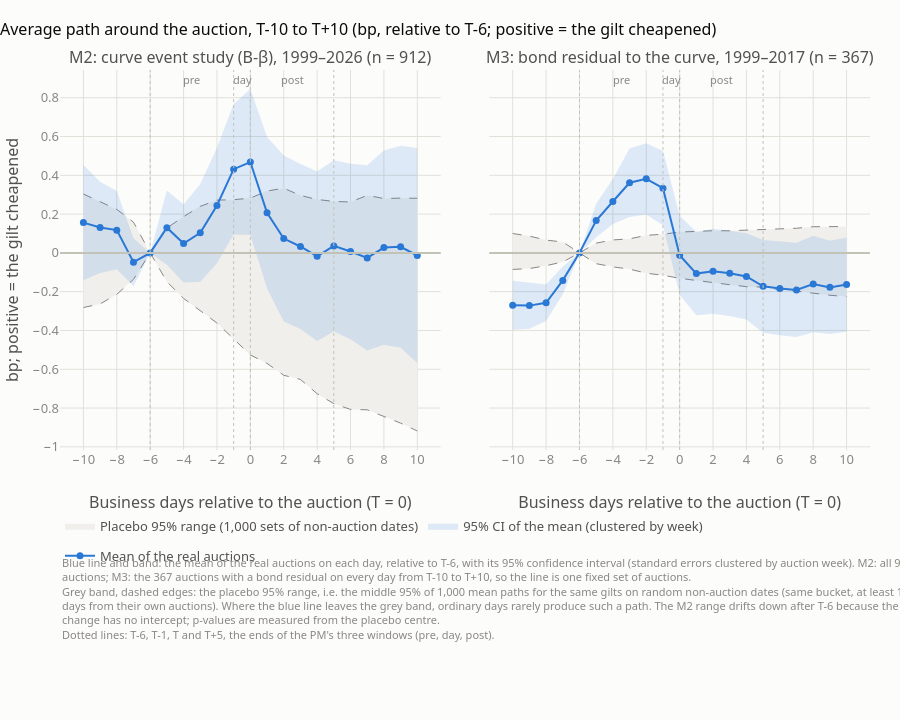

Notebook code for this chart:
### Code cell
fig_s, fig_p = rc.chart_paths(P1)
plotting.save_pair("report_1_paths", fig_s, fig_p)
fig_p.show()

### Figure 1 — Plotly figure (JSON) as saved in the notebook; plotly's stock layout.template omitted (floating-point values rounded to 4 significant figures)
{"data": [{"fill": "toself", "fillcolor": "#f0efec", "hoverinfo": "skip", "legendgroup": "pl", "line": {"width": 0}, "name": "Placebo 95% range (1,000 sets of non-auction dates)", "showlegend": true, "type": "scatter", "x": [-10, -9, -8, -7, -6, -5, -4, -3, -2, -1, 0, 1, 2, 3, 4, 5, 6, 7, 8, 9, 10, 10, 9, 8, 7, 6, 5, 4, 3, 2, 1, 0, -1, -2, -3, -4, -5, -6, -7, -8, -9, -10], "xaxis": "x", "y": [0.3034, 0.2621, 0.2242, 0.1583, 0.0, 0.1285, 0.1866, 0.2399, 0.272, 0.2742, 0.2824, 0.3187, 0.3337, 0.2961, 0.2753, 0.2656, 0.2624, 0.2964, 0.2804, 0.2822, 0.2816, -0.9184, -0.8777, -0.8417, -0.8091, -0.8069, -0.7775, -0.726, -0.6526, -0.631, -0.5696, -0.5263, -0.4435, -0.3617, -0.2983, -0.2347, -0.1485, 0.0, -0.1364, -0.2136, -0.2633, -0.2816], "yaxis": "y"}, {"hoverinfo": "skip", "legendgroup": "pl", "line": {"color": "#898781", "dash": "dash", "width": 1}, "mode": "lines", "showlegend": false, "type": "scatter", "x": [-10, -9, -8, -7, -6, -5, -4, -3, -2, -1, 0, 1, 2, 3, 4, 5, 6, 7, 8, 9, 10], "xaxis": "x", "y": [-0.2816, -0.2633, -0.2136, -0.1364, 0.0, -0.1485, -0.2347, -0.2983, -0.3617, -0.4435, -0.5263, -0.5696, -0.631, -0.6526, -0.726, -0.7775, -0.8069, -0.8091, -0.8417, -0.8777, -0.9184], "yaxis": "y"}, {"hoverinfo": "skip", "legendgroup": "pl", "line": {"color": "#898781", "dash": "dash", "width": 1}, "mode": "lines", "showlegend": false, "type": "scatter", "x": [-10, -9, -8, -7, -6, -5, -4, -3, -2, -1, 0, 1, 2, 3, 4, 5, 6, 7, 8, 9, 10], "xaxis": "x", "y": [0.3034, 0.2621, 0.2242, 0.1583, 0.0, 0.1285, 0.1866, 0.2399, 0.272, 0.2742, 0.2824, 0.3187, 0.3337, 0.2961, 0.2753, 0.2656, 0.2624, 0.2964, 0.2804, 0.2822, 0.2816], "yaxis": "y"}, {"fill": "toself", "fillcolor": "rgba(42,120,214,0.15)", "hoverinfo": "skip", "legendgroup": "ci", "line": {"width": 0}, "name": "95% CI of the mean (clustered by week)", "showlegend": true, "type": "scatter", "x": [-10, -9, -8, -7, -6, -5, -4, -3, -2, -1, 0, 1, 2, 3, 4, 5, 6, 7, 8, 9, 10, 10, 9, 8, 7, 6, 5, 4, 3, 2, 1, 0, -1, -2, -3, -4, -5, -6, -7, -8, -9, -10], "xaxis": "x", "y": [0.4533, 0.3666, 0.3191, 0.07536, 0.0, 0.3214, 0.2493, 0.3555, 0.5425, 0.7677, 0.845, 0.5971, 0.5015, 0.4583, 0.4201, 0.4779, 0.4592, 0.4517, 0.5276, 0.552, 0.5406, -0.5675, -0.4895, -0.4731, -0.5036, -0.445, -0.4059, -0.4549, -0.3926, -0.3541, -0.1828, 0.09206, 0.09521, -0.05336, -0.1484, -0.1528, -0.06144, 0.0, -0.171, -0.08448, -0.1044, -0.1411], "yaxis": "y"}, {"customdata": [[-0.1411, 0.4533, -0.2816, 0.3034, 912.0], [-0.1044, 0.3666, -0.2633, 0.2621, 912.0], [-0.08448, 0.3191, -0.2136, 0.2242, 912.0], [-0.171, 0.07536, -0.1364, 0.1583, 912.0], [0.0, 0.0, 0.0, 0.0, 912.0], [-0.06144, 0.3214, -0.1485, 0.1285, 912.0], [-0.1528, 0.2493, -0.2347, 0.1866, 912.0], [-0.1484, 0.3555, -0.2983, 0.2399, 912.0], [-0.05336, 0.5425, -0.3617, 0.272, 912.0], [0.09521, 0.7677, -0.4435, 0.2742, 912.0], [0.09206, 0.845, -0.5263, 0.2824, 912.0], [-0.1828, 0.5971, -0.5696, 0.3187, 912.0], [-0.3541, 0.5015, -0.631, 0.3337, 912.0], [-0.3926, 0.4583, -0.6526, 0.2961, 912.0], [-0.4549, 0.4201, -0.726, 0.2753, 912.0], [-0.4059, 0.4779, -0.7775, 0.2656, 912.0], [-0.445, 0.4592, -0.8069, 0.2624, 912.0], [-0.5036, 0.4517, -0.8091, 0.2964, 912.0], [-0.4731, 0.5276, -0.8417, 0.2804, 912.0], [-0.4895, 0.552, -0.8777, 0.2822, 912.0], [-0.5675, 0.5406, -0.9184, 0.2816, 912.0]], "hovertemplate": "T%{x:+d}: %{y:+.2f} bp<br>95% CI [%{customdata[0]:+.2f}, %{customdata[1]:+.2f}]<br>placebo 95% range [%{customdata[2]:+.2f}, %{customdata[3]:+.2f}]<br>n %{customdata[4]:.0f}<extra>M2 (B-β)</extra>", "legendgroup": "m", "line": {"color": "#2a78d6"}, "marker": {"size": 7}, "mode": "lines+markers", "name": "Mean of the real auctions", "showlegend": true, "type": "scatter", "x": [-10, -9, -8, -7, -6, -5, -4, -3, -2, -1, 0, 1, 2, 3, 4, 5, 6, 7, 8, 9, 10], "xaxis": "x", "y": [0.1561, 0.1311, 0.1173, -0.04784, 0.0, 0.13, 0.04826, 0.1036, 0.2446, 0.4315, 0.4685, 0.2072, 0.07371, 0.03286, -0.01744, 0.03603, 0.007098, -0.02595, 0.02724, 0.03124, -0.01345], "yaxis": "y"}, {"fill": "toself", "fillcolor": "#f0efec", "hoverinfo": "skip", "legendgroup": "pl", "line": {"width": 0}, "name": "Placebo 95% range (1,000 sets of non-auction dates)", "showlegend": false, "type": "scatter", "x": [-10, -9, -8, -7, -6, -5, -4, -3, -2, -1, 0, 1, 2, 3, 4, 5, 6, 7, 8, 9, 10, 10, 9, 8, 7, 6, 5, 4, 3, 2, 1, 0, -1, -2, -3, -4, -5, -6, -7, -8, -9, -10], "xaxis": "x2", "y": [0.09977, 0.0866, 0.06583, 0.05615, 0.0, 0.05037, 0.06672, 0.07228, 0.09044, 0.09617, 0.1074, 0.1118, 0.1143, 0.114, 0.117, 0.1183, 0.1222, 0.1271, 0.1349, 0.1354, 0.1357, -0.2253, -0.2185, -0.2088, -0.1967, -0.1898, -0.1765, -0.1742, -0.1641, -0.153, -0.1438, -0.1311, -0.1152, -0.1048, -0.08368, -0.07214, -0.05567, 0.0, -0.04677, -0.06582, -0.08087, -0.08543], "yaxis": "y2"}, {"hoverinfo": "skip", "legendgroup": "pl", "line": {"color": "#898781", "dash": "dash", "width": 1}, "mode": "lines", "showlegend": false, "type": "scatter", "x": [-10, -9, -8, -7, -6, -5, -4, -3, -2, -1, 0, 1, 2, 3, 4, 5, 6, 7, 8, 9, 10], "xaxis": "x2", "y": [-0.08543, -0.08087, -0.06582, -0.04677, 0.0, -0.05567, -0.07214, -0.08368, -0.1048, -0.1152, -0.1311, -0.1438, -0.153, -0.1641, -0.1742, -0.1765, -0.1898, -0.1967, -0.2088, -0.2185, -0.2253], "yaxis": "y2"}, {"hoverinfo": "skip", "legendgroup": "pl", "line": {"color": "#898781", "dash": "dash", "width": 1}, "mode": "lines", "showlegend": false, "type": "scatter", "x": [-10, -9, -8, -7, -6, -5, -4, -3, -2, -1, 0, 1, 2, 3, 4, 5, 6, 7, 8, 9, 10], "xaxis": "x2", "y": [0.09977, 0.0866, 0.06583, 0.05615, 0.0, 0.05037, 0.06672, 0.07228, 0.09044, 0.09617, 0.1074, 0.1118, 0.1143, 0.114, 0.117, 0.1183, 0.1222, 0.1271, 0.1349, 0.1354, 0.1357], "yaxis": "y2"}, {"fill": "toself", "fillcolor": "rgba(42,120,214,0.15)", "hoverinfo": "skip", "legendgroup": "ci", "line": {"width": 0}, "name": "95% CI of the mean (clustered by week)", "showlegend": false, "type": "scatter", "x": [-10, -9, -8, -7, -6, -5, -4, -3, -2, -1, 0, 1, 2, 3, 4, 5, 6, 7, 8, 9, 10, 10, 9, 8, 7, 6, 5, 4, 3, 2, 1, 0, -1, -2, -3, -4, -5, -6, -7, -8, -9, -10], "xaxis": "x2", "y": [-0.144, -0.153, -0.1635, -0.07066, 0.0, 0.2531, 0.3808, 0.5382, 0.5653, 0.5248, 0.1916, 0.108, 0.1241, 0.1145, 0.101, 0.06663, 0.05888, 0.05209, 0.08841, 0.06245, 0.07914, -0.4061, -0.4181, -0.4089, -0.4342, -0.4251, -0.4117, -0.3438, -0.3248, -0.3133, -0.3215, -0.2157, 0.1421, 0.1979, 0.1849, 0.1488, 0.08013, 0.0, -0.2129, -0.3513, -0.3908, -0.3963], "yaxis": "y2"}, {"customdata": [[-0.3963, -0.144, -0.08543, 0.09977, 367.0], [-0.3908, -0.153, -0.08087, 0.0866, 367.0], [-0.3513, -0.1635, -0.06582, 0.06583, 367.0], [-0.2129, -0.07066, -0.04677, 0.05615, 367.0], [0.0, 0.0, 0.0, 0.0, 367.0], [0.08013, 0.2531, -0.05567, 0.05037, 367.0], [0.1488, 0.3808, -0.07214, 0.06672, 367.0], [0.1849, 0.5382, -0.08368, 0.07228, 367.0], [0.1979, 0.5653, -0.1048, 0.09044, 367.0], [0.1421, 0.5248, -0.1152, 0.09617, 367.0], [-0.2157, 0.1916, -0.1311, 0.1074, 367.0], [-0.3215, 0.108, -0.1438, 0.1118, 367.0], [-0.3133, 0.1241, -0.153, 0.1143, 367.0], [-0.3248, 0.1145, -0.1641, 0.114, 367.0], [-0.3438, 0.101, -0.1742, 0.117, 367.0], [-0.4117, 0.06663, -0.1765, 0.1183, 367.0], [-0.4251, 0.05888, -0.1898, 0.1222, 367.0], [-0.4342, 0.05209, -0.1967, 0.1271, 367.0], [-0.4089, 0.08841, -0.2088, 0.1349, 367.0], [-0.4181, 0.06245, -0.2185, 0.1354, 367.0], [-0.4061, 0.07914, -0.2253, 0.1357, 367.0]], "hovertemplate": "T%{x:+d}: %{y:+.2f} bp<br>95% CI [%{customdata[0]:+.2f}, %{customdata[1]:+.2f}]<br>placebo 95% range [%{customdata[2]:+.2f}, %{customdata[3]:+.2f}]<br>n %{customdata[4]:.0f}<extra>M3</extra>", "legendgroup": "m", "line": {"color": "#2a78d6"}, "marker": {"size": 7}, "mode": "lines+markers", "name": "Mean of the real auctions", "showlegend": false, "type": "scatter", "x": [-10, -9, -8, -7, -6, -5, -4, -3, -2, -1, 0, 1, 2, 3, 4, 5, 6, 7, 8, 9, 10], "xaxis": "x2", "y": [-0.2701, -0.2719, -0.2574, -0.1418, 0.0, 0.1666, 0.2648, 0.3616, 0.3816, 0.3335, -0.01205, -0.1067, -0.09461, -0.1052, -0.1214, -0.1726, -0.1831, -0.191, -0.1602, -0.1778, -0.1635], "yaxis": "y2"}], "layout": {"annotations": [{"font": {"size": 16}, "showarrow": false, "text": "M2: curve event study (B-β), 1999–2026 (n = 912)", "x": 0.235, "xanchor": "center", "xref": "paper", "y": 1.0, "yanchor": "bottom", "yref": "paper"}, {"font": {"size": 16}, "showarrow": false, "text": "M3: bond residual to the curve, 1999–2017 (n = 367)", "x": 0.765, "xanchor": "center", "xref": "paper", "y": 1.0, "yanchor": "bottom", "yref": "paper"}, {"font": {"color": "#898781", "size": 11}, "showarrow": false, "text": "pre", "x": -3.5, "xref": "x", "y": 1.0, "yanchor": "top", "yref": "y domain"}, {"font": {"color": "#898781", "size": 11}, "showarrow": false, "text": "day", "x": -0.5, "xref": "x", "y": 1.0, "yanchor": "top", "yref": "y domain"}, {"font": {"color": "#898781", "size": 11}, "showarrow": false, "text": "post", "x": 2.5, "xref": "x", "y": 1.0, "yanchor": "top", "yref": "y domain"}, {"font": {"color": "#898781", "size": 11}, "showarrow": false, "text": "pre", "x": -3.5, "xref": "x2", "y": 1.0, "yanchor": "top", "yref": "y2 domain"}, {"font": {"color": "#898781", "size": 11}, "showarrow": false, "text": "day", "x": -0.5, "xref": "x2", "y": 1.0, "yanchor": "top", "yref": "y2 domain"}, {"font": {"color": "#898781", "size": 11}, "showarrow": false, "text": "post", "x": 2.5, "xref": "x2", "y": 1.0, "yanchor": "top", "yref": "y2 domain"}, {"align": "left", "font": {"color": "#898781", "size": 11}, "showarrow": false, "text": "Blue line and band: the mean of the real auctions on each day, relative to T-6, with its 95% confidence interval (standard errors clustered by auction week). M2: all 912<br>auctions; M3: the 367 auctions with a bond residual on every day from T-10 to T+10, so the line is one fixed set of auctions.<br>Grey band, dashed edges: the placebo 95% range, i.e. the middle 95% of 1,000 mean paths for the same gilts on random non-auction dates (same bucket, at least 10 business<br>days from their own auctions). Where the blue line leaves the grey band, ordinary days rarely produce such a path. The M2 range drifts down after T-6 because the abnormal<br>change has no intercept; p-values are measured from the placebo centre.<br>Dotted lines: T-6, T-1, T and T+5, the ends of the PM's three windows (pre, day, post).", "x": 0, "xanchor": "left", "xref": "paper", "y": -0.27, "yanchor": "top", "yref": "paper"}], "height": 720, "hovermode": "closest", "legend": {"orientation": "h", "x": 0, "y": -0.16}, "margin": {"b": 270}, "shapes": [{"line": {"color": "#c3c2b7", "dash": "dot", "width": 1}, "type": "line", "x0": -6, "x1": -6, "xref": "x", "y0": 0, "y1": 1, "yref": "y domain"}, {"line": {"color": "#c3c2b7", "dash": "dot", "width": 1}, "type": "line", "x0": -1, "x1": -1, "xref": "x", "y0": 0, "y1": 1, "yref": "y domain"}, {"line": {"color": "#c3c2b7", "dash": "dot", "width": 1}, "type": "line", "x0": 0, "x1": 0, "xref": "x", "y0": 0, "y1": 1, "yref": "y domain"}, {"line": {"color": "#c3c2b7", "dash": "dot", "width": 1}, "type": "line", "x0": 5, "x1": 5, "xref": "x", "y0": 0, "y1": 1, "yref": "y domain"}, {"line": {"color": "#c3c2b7"}, "type": "line", "x0": 0, "x1": 1, "xref": "x domain", "y0": 0, "y1": 0, "yref": "y"}, {"line": {"color": "#c3c2b7", "dash": "dot", "width": 1}, "type": "line", "x0": -6, "x1": -6, "xref": "x2", "y0": 0, "y1": 1, "yref": "y2 domain"}, {"line": {"color": "#c3c2b7", "dash": "dot", "width": 1}, "type": "line", "x0": -1, "x1": -1, "xref": "x2", "y0": 0, "y1": 1, "yref": "y2 domain"}, {"line": {"color": "#c3c2b7", "dash": "dot", "width": 1}, "type": "line", "x0": 0, "x1": 0, "xref": "x2", "y0": 0, "y1": 1, "yref": "y2 domain"}, {"line": {"color": "#c3c2b7", "dash": "dot", "width": 1}, "type": "line", "x0": 5, "x1": 5, "xref": "x2", "y0": 0, "y1": 1, "yref": "y2 domain"}, {"line": {"color": "#c3c2b7"}, "type": "line", "x0": 0, "x1": 1, "xref": "x2 domain", "y0": 0, "y1": 0, "yref": "y2"}], "title": {"text": "Average path around the auction, T-10 to T+10 (bp, relative to T-6; positive = the gilt cheapened)"}, "xaxis": {"anchor": "y", "domain": [0.0, 0.47], "dtick": 2, "title": {"text": "Business days relative to the auction (T = 0)"}}, "xaxis2": {"anchor": "y2", "domain": [0.53, 1.0], "dtick": 2, "title": {"text": "Business days relative to the auction (T = 0)"}}, "yaxis": {"anchor": "x", "domain": [0.0, 1.0], "title": {"text": "bp; positive = the gilt cheapened"}}, "yaxis2": {"anchor": "x2", "domain": [0.0, 1.0], "matches": "y", "showticklabels": false}}}
